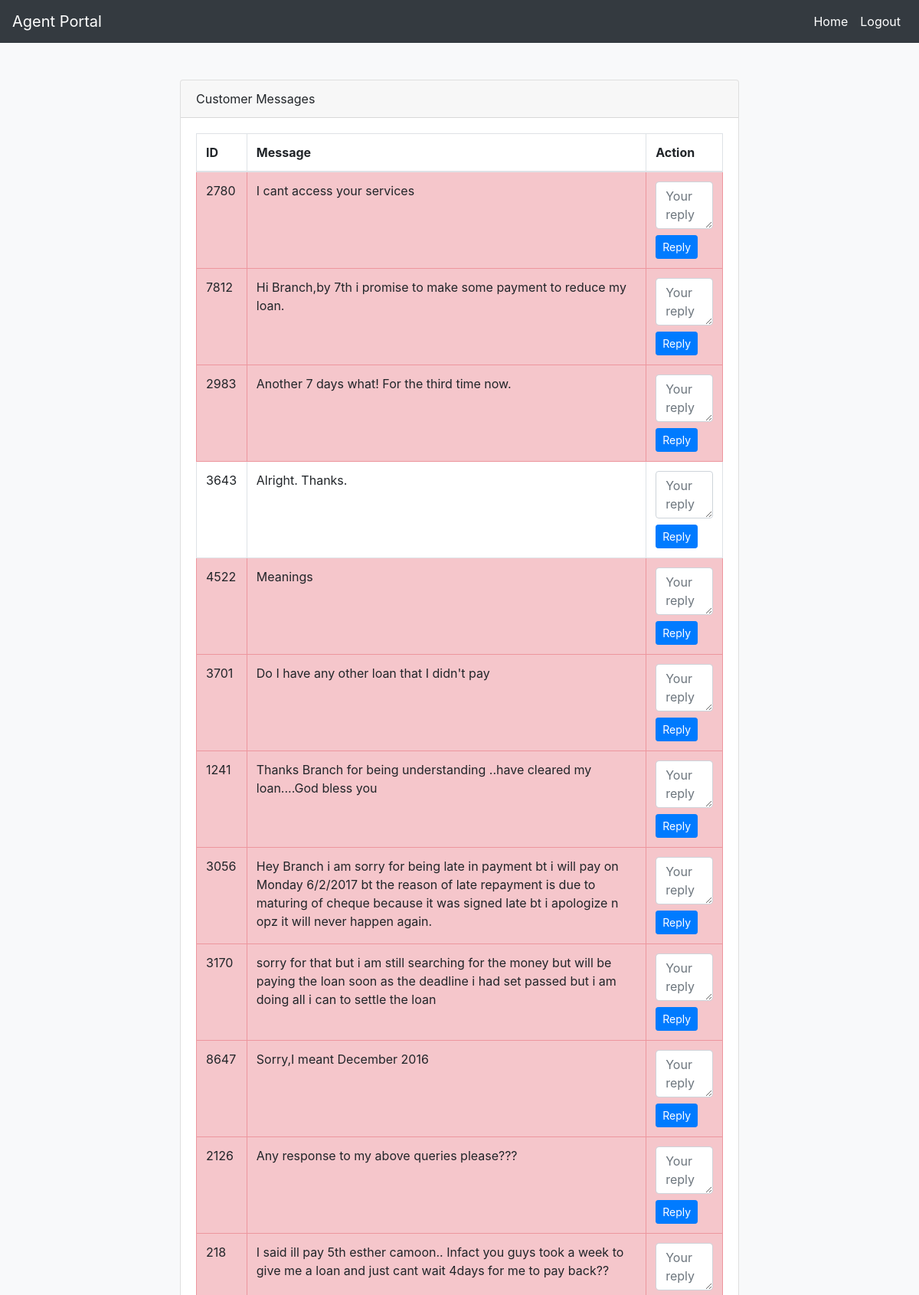
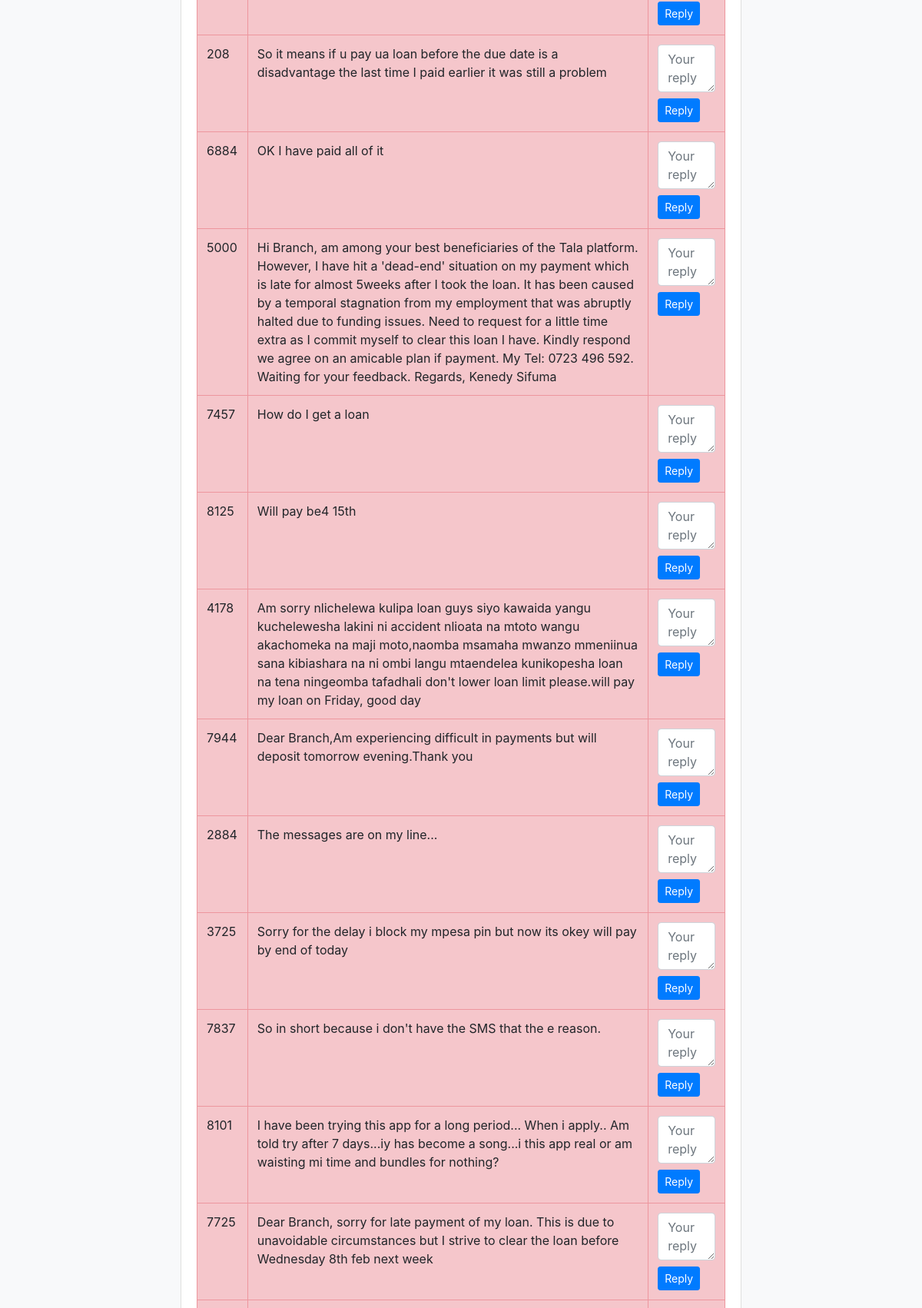
/agent (signed in, upper part), run on the app's committed database (2 pictures, top to bottom).
### tables this page shows
CREATE TABLE customer_messages
                     (id INTEGER PRIMARY KEY, message TEXT,timestamp DATETIME DEFAULT CURRENT_TIMESTAMP, replied BOOLEAN DEFAULT FALSE);

### app.py (the view)
@app.route('/agent')
def agent_portal():
    if not session.get('logged_in'):
        flash('Please login first!')
        return redirect(url_for('agentlogin'))
    with sqlite3.connect('messages.db') as conn:
        c = conn.cursor()
        c.row_factory = sqlite3.Row
        messages = c.execute('SELECT * FROM customer_messages ORDER BY timestamp ASC').fetchall()
    return render_template("agents_portal.html", messages=messages)

### templates/agents_portal.html (shortened to what this page needs)
<!DOCTYPE html>
<html>
  <head>
    <link
      href="https://maxcdn.bootstrapcdn.com/bootstrap/4.5.2/css/bootstrap.min.css"
      rel="stylesheet"
    />
  </head>
  <body class="bg-light">
    <nav class="navbar navbar-expand-lg navbar-dark bg-dark">
      <a class="navbar-brand text-white" href="#">Agent Portal</a>
      <div class="collapse navbar-collapse">
        <ul class="navbar-nav ml-auto">
          <li class="nav-item">
            <a class="nav-link text-white" href="/">Home</a>
          </li>
          <li class="nav-item">
            <a class="nav-link text-white" href="/logout">Logout</a>
          </li>
        </ul>
      </div>
    </nav>
    <div class="container mt-5">
      <div class="row justify-content-center">
        <div class="col-md-8">
          <div class="card">
            <div class="card-header">Customer Messages</div>
            <div class="card-body">
              <table class="table table-bordered">
                <thead>
                  <tr>
                    <th>ID</th>
                    <th>Message</th>
                    <th>Action</th>
                  </tr>
                </thead>
                <tbody>
                  {% for msg in messages %}
                  <tr class="{{ 'table-danger' if not msg.replied else '' }}">
                    <td>{{ msg.id }}</td>
                    <td>{{ msg.message }}</td>
                    <td>
                      <form action="/reply" method="post">
                        <textarea
                          class="form-control mb-2"
                          name="reply"
                          rows="2"
                          placeholder="Your reply"
                        ></textarea>
                        <button type="submit" class="btn btn-sm btn-primary">
                          Reply
                        </button>
                      </form>
                    </td>
                  </tr>
                  {% endfor %}
                </tbody>
              </table>
            </div>
          </div>
        </div>
      </div>
    </div>
  </body>
</html>

### data on the page
customer_messages: id "2780", message "I cant access your services"
customer_messages: id "7812", message "Hi Branch,by 7th i promise to make some payment to reduce my loan."
customer_messages: id "2983", message "Another 7 days what! For the third time now."
customer_messages: id "3643", message "Alright. Thanks."
customer_messages: id "4522", message "Meanings"
customer_messages: id "3701", message "Do I have any other loan that I didn't pay"
customer_messages: id "1241", message "Thanks Branch for being understanding ..have cleared my loan....God bless you"
customer_messages: id "3056", message "Hey Branch i am sorry for being late in payment bt i will pay on Monday 6/2/2017 bt the reason of late repayment is due to maturing of cheque because it was signed late bt i apologize n opz it will never happen again."
customer_messages: id "3170", message "sorry for that but i am still searching for the money but will be paying the loan soon as the deadline i had set passed but i am doing all i can to settle the loan"
customer_messages: id "8647", message "Sorry,I meant December 2016"
customer_messages: id "2126", message "Any response to my above queries please???"
customer_messages: id "218", message "I said ill pay 5th esther camoon.. Infact you guys took a week to give me a loan and just cant wait 4days for me to pay back??"
customer_messages: id "208", message "So it means if u pay ua loan before the due date is a disadvantage the last time I paid earlier it was still a problem"
customer_messages: id "6884", message "OK I have paid all of it"
customer_messages: id "5000", message "Hi Branch, am among your best beneficiaries of the Tala platform. However, I have hit a 'dead-end' situation on my payment which is late for almost 5weeks after I took the loan. It has been caused by a temporal stagnation from my employment that was abruptly halted due to funding issues. Need to request for a little time extra as I commit myself to clear this loan I have. Kindly respond we agree on an amicable plan if payment. My Tel: 0723 496 592. Waiting for your feedback. Regards, Kenedy Sifuma"
customer_messages: id "7457", message "How do I get a loan"
customer_messages: id "8125", message "Will pay be4 15th"
customer_messages: id "4178", message "Am sorry nlichelewa kulipa loan guys siyo kawaida yangu kuchelewesha lakini ni accident nlioata na mtoto wangu akachomeka na maji moto,naomba msamaha mwanzo mmeniinua sana kibiashara na ni ombi langu mtaendelea kunikopesha loan na tena ningeomba tafadhali don't lower loan limit please.will pay my loan on Friday, good day"
customer_messages: id "7944", message "Dear Branch,Am experiencing difficult in payments but will deposit tomorrow evening.Thank you"
customer_messages: id "2884", message "The messages are on my line..."
customer_messages: id "3725", message "Sorry for the delay i block my mpesa pin but now its okey will pay by end of today"
customer_messages: id "7837", message "So in short because i don't have the SMS that the e reason."
customer_messages: id "8101", message "I have been trying this app for a long period... When i apply.. Am told try after 7 days...iy has become a song...i this app real or am waisting mi time and bundles for nothing?"
customer_messages: id "7725", message "Dear Branch, sorry for late payment of my loan. This is due to unavoidable circumstances but I strive to clear the loan before Wednesday 8th feb next week"
